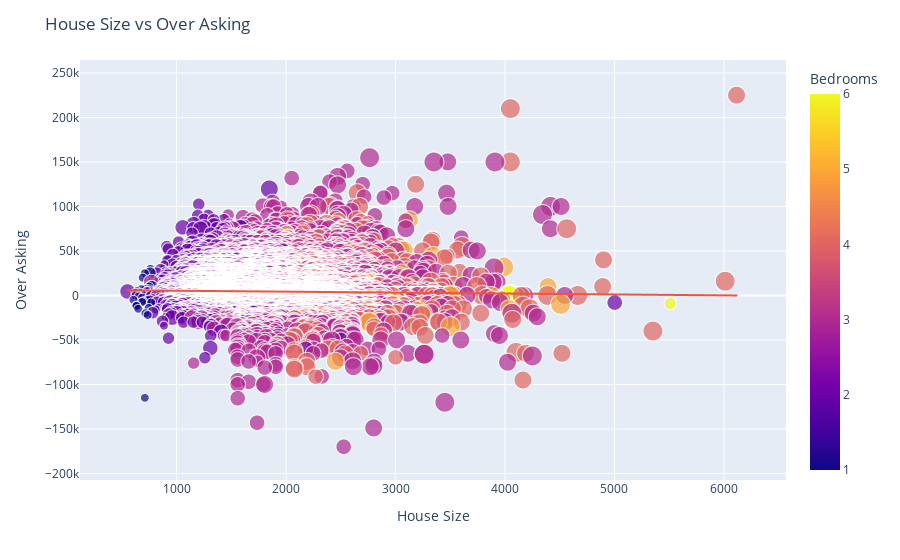

The code cell stored with this chart in its notebook:
### Code cell
fig = px.scatter(th_df, x='SqFt', y='Over Asking', color='Bedrooms', size='Total Baths',trendline='ols')
fig.update_layout(title='House Size vs Over Asking',
                  xaxis_title='House Size',
                  yaxis_title='Over Asking')
fig.show()

### Figure 1 — Plotly figure (JSON) as saved in the notebook; plotly's stock layout.template omitted (floating-point values rounded to 4 significant figures; data arrays with more than 128 entries replaced by an {"elided": "..."} marker saying what was removed)
{"data": [{"hovertemplate": "SqFt=%{x}<br>Over Asking=%{y}<br>Total Baths=%{marker.size}<br>Bedrooms=%{marker.color}<extra></extra>", "legendgroup": "", "marker": {"color": {"elided": "21309 int values"}, "coloraxis": "coloraxis", "size": {"elided": "21309 int values"}, "sizemode": "area", "sizeref": 0.0125, "symbol": "circle"}, "mode": "markers", "name": "", "showlegend": false, "type": "scattergl", "x": {"elided": "21309 int values"}, "xaxis": "x", "y": {"elided": "21309 int values"}, "yaxis": "y"}, {"hovertemplate": "<b>OLS trendline</b><br>Over Asking = -1.04609 * SqFt + 6375.32<br>R<sup>2</sup>=0.000746<br><br>SqFt=%{x}<br>Over Asking=%{y} <b>(trend)</b><extra></extra>", "legendgroup": "", "marker": {"symbol": "circle"}, "mode": "lines", "name": "", "showlegend": false, "type": "scattergl", "x": {"elided": "21309 int values"}, "xaxis": "x", "y": {"elided": "21309 float values"}, "yaxis": "y"}], "layout": {"coloraxis": {"colorbar": {"title": {"text": "Bedrooms"}}, "colorscale": [[0, "#0d0887"], [0.1111, "#46039f"], [0.2222, "#7201a8"], [0.3333, "#9c179e"], [0.4444, "#bd3786"], [0.5556, "#d8576b"], [0.6667, "#ed7953"], [0.7778, "#fb9f3a"], [0.8889, "#fdca26"], [1, "#f0f921"]]}, "legend": {"itemsizing": "constant", "tracegroupgap": 0}, "margin": {"t": 60}, "title": {"text": "House Size vs Over Asking"}, "xaxis": {"anchor": "y", "domain": [0, 1], "title": {"text": "House Size"}}, "yaxis": {"anchor": "x", "domain": [0, 1], "title": {"text": "Over Asking"}}}}
